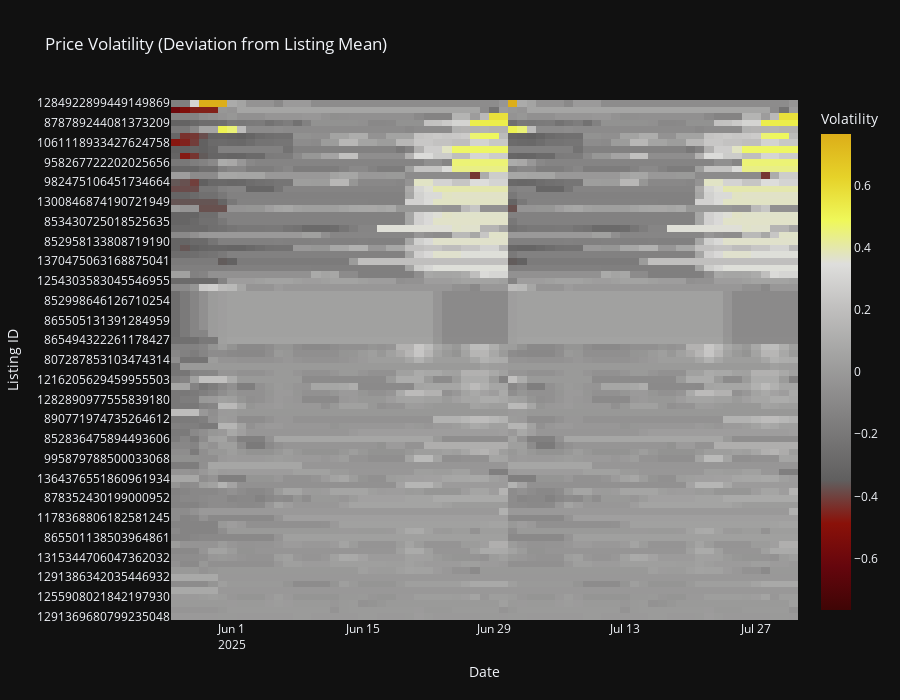

This figure's notebook cell:
### Code cell
def price_volatility_heatmap():
    """
    Build a heatmap of (price - mean_price)/mean_price for each listing/date.
    X = dates, Y = listing IDs.
    """
    # Calculate deviation from mean price
    mat = df_ts_interp.set_index("ID")[dates].astype(float)
    row_means = mat.mean(axis=1)
    dev = (mat.sub(row_means, axis=0)).div(row_means, axis=0)
    dev = dev[~dev.isna().any(axis=1)]
    dev = dev.loc[ dev.abs().max(axis=1).sort_values(ascending=True).index]
    date_index = pd.to_datetime(dates, dayfirst=True, format="%d/%m/%Y")
    ids = dev.index.astype(str)
    
    # Create figure
    fig = go.Figure(
        go.Heatmap(
            z=dev.values,
            x=date_index,
            y=ids,
            colorscale='oxy',
            zmid=0,
            colorbar=dict(title="Volatility"),
            hovertemplate="Listing: %{y}<br>Date: %{x|%Y-%m-%d}<br>Dev: %{z:.2f}<extra></extra>"
        )
    )
    fig.update_layout(
        title="Price Volatility (Deviation from Listing Mean)",
        xaxis_title="Date",
        yaxis_title="Listing ID",
        template="plotly_dark",
        height=700
    )
    return fig

price_volatility_heatmap()
